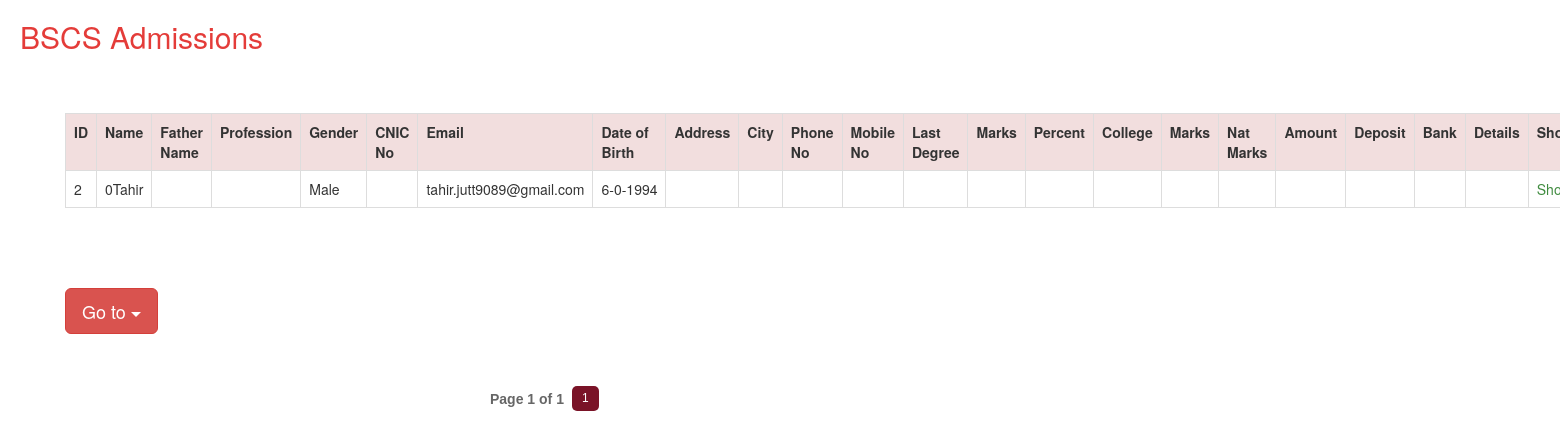
The page /bscs_admission.php (signed in) on the database its author committed.
### tables this page shows
CREATE TABLE IF NOT EXISTS `bscs_admisson` (
`id` int(60) NOT NULL,
  `surname` varchar(60) NOT NULL,
  `name` varchar(60) NOT NULL,
  `fname` varchar(60) NOT NULL,
  `prof` varchar(60) NOT NULL,
  `gender` varchar(60) NOT NULL,
  `cnic` varchar(60) NOT NULL,
  `email` varchar(60) NOT NULL,
  `day` int(60) NOT NULL,
  `month` varchar(60) NOT NULL,
  `year` int(60) NOT NULL,
  `address` varchar(60) NOT NULL,
  `city` varchar(60) NOT NULL,
  `phone` varchar(60) NOT NULL,
  `mobile` varchar(60) NOT NULL,
  `degree` varchar(60) NOT NULL,
  `marks` varchar(60) NOT NULL,
  `percent` varchar(60) NOT NULL,
  `college` varchar(60) NOT NULL,
  `passing` varchar(60) NOT NULL,
  `nat` varchar(60) NOT NULL,
  `amount` varchar(60) NOT NULL,
  `deposit` varchar(60) NOT NULL,
  `bank` varchar(60) NOT NULL,
  `details` varchar(60) NOT NULL
);

### bscs_admission.php (the view, shortened to what this page needs)
<?php
function pagination($total_num_results,$posts_per_page,$cur_page) {
  $no = $total_num_results / $posts_per_page;
  $no = ceil($no);
  $pages_html="";
  $start_page=$cur_page-2;
  $end_page=$cur_page+2;
  $start_diff=$cur_page-1;
  $end_diff=$no-$cur_page;
  if($end_diff < 2) {
    $start_page=$cur_page+$end_diff;
    $start_page=$start_page-4;
  }
  while($start_page < 1) { $start_page=$start_page+1; }
  if($start_diff < 2) {
    $end_page=$cur_page-$start_diff;
    $end_page=$end_page+4;
  }
  while($end_page > $no) { $end_page=$end_page-1; }
  $pages_html .= "<div id='pagination' >";
  $pages_html .= "<label class='disptext' >Page ".$cur_page." of ".$no."</label>";
  for($i=$start_page; $i<=$end_page; $i++) { $pages_html .= "<a href='?page=".$i."' id='page".$i."' > ".$i." </a>"; }
  $pages_html .= "<script type='text/javascript'>var d = document.getElementById('page".$cur_page."');
  d.className += ' selectedpage';</script>";
  $pages_html .= "</div>";
  return $pages_html;
}
?>
<!DOCTYPE html>
<html>
<head>
<link rel="stylesheet" href="jui/css/jquery-ui-1.10.4.custom.css" type="text/css">
<link href="css/bootstrap.min.css" rel="stylesheet">
<link href="admin.css" rel="stylesheet" type="text/css" />
</head>
<body>
<div class="heading1"><h2>BSCS Admissions</h2></div>
		<div class="container">
		<div class="responsive-table">
	<table class="table table-bordered" >
	  <tr class="danger">
	    <th>ID</th>
	    <th>Name</th>
		<th>Father Name</th>
		<th>Profession</th>
		<th>Gender</th>
	    <th>CNIC No</th>
		<th>Email</th>
		<th>Date of Birth</th>
	    <th>Address</th>
	    <th>City</th>
	    <th>Phone No</th>
	    <th>Mobile No</th>
	    <th>Last Degree</th>
		<th>Marks</th>
	    <th>Percent</th>
	    <th>College</th>
		<th>Marks</th>
		<th>Nat Marks</th>
		<th>Amount</th>
		<th>Deposit</th>
		<th>Bank</th>
		<th>Details</th>
		<th>Show</th>
      </tr>
	<tr>
	  <?php
$query ="select * from bscs_admisson";
$run = mysql_query($query);
while($row=mysql_fetch_array($run))
{
	$id = $row['id'];
	$option = $row[1];
	$name = $row[2];
	$fname = $row[3];
	$prof = $row[4];
	$gender = $row[5];
	$cnic = $row[6];
	$email = $row[7];
	$day = $row[8];
	$month = $row[9];
	$year = $row[10];
	$address= $row[11];
	$city= $row[12];
	$phone= $row[13];
	$mobile= $row[14];
	$degree= $row[15];
	$marks= $row[16];
	$percent= $row[17];
	$college= $row[18];
	$passing= $row[19];
	$nat= $row[20];
	$amount= $row[21];
	$deposit= $row[22];
	$bank= $row[23];
	$details= $row[24];
?>
	    <td><?php echo $id; ?></td>
	    <td><?php echo $option; ?><?php echo $name; ?> </td>
	    <td><?php echo $fname; ?></td>
		<td><?php echo $prof; ?></td>
	    <td><?php echo $gender; ?></td>
	    <td><?php echo $cnic; ?></td>
	    <td><?php echo $email; ?></td>
	    <td><?php echo $day; ?>-<?php echo $month; ?>-<?php echo $year; ?></td>
	    <td><?php echo $address; ?></td>
		<td><?php echo $city; ?></td>
		<td><?php echo $phone; ?></td>
		<td><?php echo $mobile; ?></td>
		<td><?php echo $degree; ?></td>
		<td><?php echo $marks; ?></td>
		<td><?php echo $percent; ?></td>
		<td><?php echo $college; ?></td>
		<td><?php echo $passing; ?></td>
		<td><?php echo $nat; ?></td>
		<td><?php echo $amount; ?></td>
		<td><?php echo $deposit; ?></td>
		<td><?php echo $bank; ?></td>
		<td><?php echo $details; ?></td>
	    <td><a href='edit_bscs_admission.php?edit_bscs_admission=<?php echo $id; ?>'><font color="#408C40">Show</font></a></td></a></td>
      </tr>
  <?php }  ?>
</table>
</div>
</div>
<div class="container">
		<div class="dropdown">
			 <button class="btn btn-danger btn-lg  dropdown-toggle" type="button" data-toggle="dropdown">
			 Go to <span class="caret"></span>
			 </button>
				</div>
				</div>
		</body>
		</html>
<?php
       $query=mysql_query("select * from bscs_admisson");
       $total_num_results = mysql_num_rows($query);
  $posts_per_page="15";
  $cur_page="1";
  $html=pagination($total_num_results,$posts_per_page,$cur_page);
  echo $html;
?>

### admin.css (style rules this page uses)
.container { margin:50px; padding-top:10px; }
.heading1 { color:#E43C39; margin:20px; }
#pagination { width: 600px;margin: 0 auto; }
#pagination a { padding: 5px 10px; margin: 2px 3px 0px 3px; float: left; font-size: 12px; line-height: 15px; font-family: Arial, Helvetica, Sans-serif; color: #666; background-color:#eeeeee; text-decoration: none; border-radius: 5px; }
#pagination a.selectedpage, #pagination a:hover { background-color: #7A1327; color: #fff; }
#pagination .disptext { margin: 5px 5px 0 10px; float: left; color: #666; font-family: Muli, 'Lucida Sans Unicode', 'Lucida Grande', Verdana, Tahoma, Arial, sans-serif; }

### rows shown on the page
bscs_admisson: id "2", surname "0", name "Tahir", gender "Male", email "tahir.jutt9089@gmail.com", day "6", month "0", year "1994"

### other values the page prints
$cur_page "1"
$no "1"
